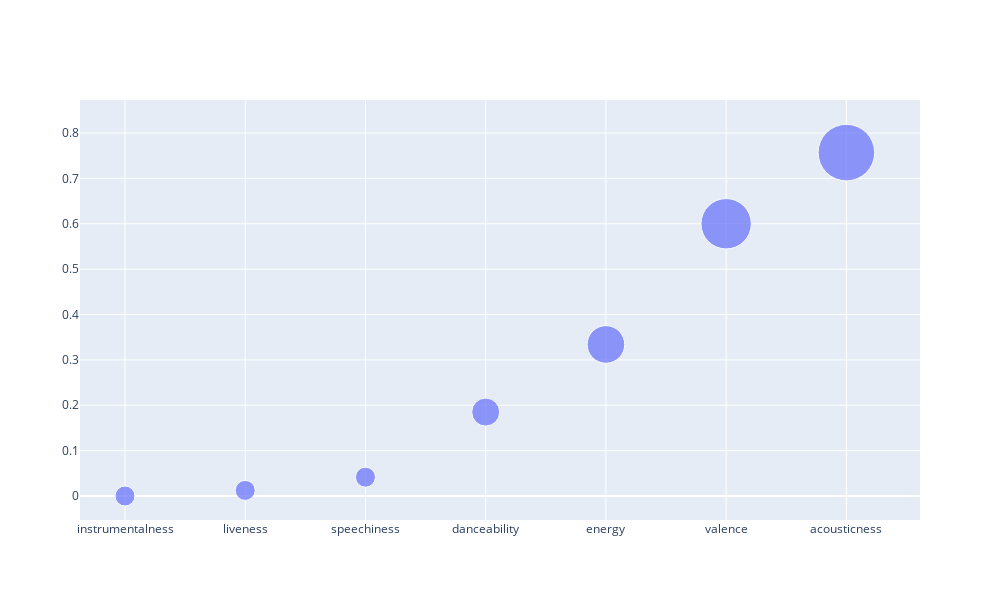

The notebook cell this image was saved under:
### Code cell
size = list(diffs.values())

fig = go.Figure(data=[go.Scatter(
    x=list(diffs.keys()),
    y=list(diffs.values()),
    text=['Difference' for i in diffs.keys()],
    mode='markers',
    marker=dict(
        size=size,
        sizemode='area',
        sizeref=1.*max(size)/(40.**2),
        sizemin=10
    )
)])

fig.update_layout(
    autosize=False,
    width=1000,
    height=600,)

fig.show()

### Figure 1 — Plotly figure (JSON) as saved in the notebook; plotly's stock layout.template omitted (floating-point values rounded to 4 significant figures)
{"data": [{"marker": {"size": [1.42e-05, 0.0124, 0.0415, 0.185, 0.334, 0.6, 0.7568], "sizemin": 10, "sizemode": "area", "sizeref": 0.000473}, "mode": "markers", "text": ["Difference", "Difference", "Difference", "Difference", "Difference", "Difference", "Difference"], "type": "scatter", "x": ["instrumentalness", "liveness", "speechiness", "danceability", "energy", "valence", "acousticness"], "y": [1.42e-05, 0.0124, 0.0415, 0.185, 0.334, 0.6, 0.7568]}], "layout": {"autosize": false, "height": 600, "width": 1000}}
